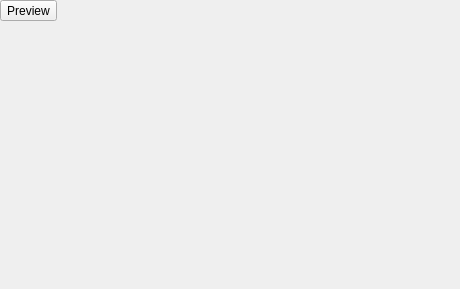
<?xml version="1.0" encoding="UTF-8"?>
<ui version="4.0">
 <class>TextEditPreviewWidget</class>
 <widget class="QWidget" name="TextEditPreviewWidget">
  <property name="geometry">
   <rect>
    <x>0</x>
    <y>0</y>
    <width>460</width>
    <height>289</height>
   </rect>
  </property>
  <property name="windowTitle">
   <string>Form</string>
  </property>
  <property name="locale">
   <locale language="English" country="UnitedStates"/>
  </property>
  <layout class="QGridLayout" name="gridLayout">
   <property name="leftMargin">
    <number>0</number>
   </property>
   <property name="topMargin">
    <number>0</number>
   </property>
   <property name="rightMargin">
    <number>0</number>
   </property>
   <property name="bottomMargin">
    <number>0</number>
   </property>
   <item row="0" column="0">
    <widget class="QFrame" name="frm_buttons">
     <property name="sizePolicy">
      <sizepolicy hsizetype="Preferred" vsizetype="Fixed">
       <horstretch>0</horstretch>
       <verstretch>0</verstretch>
      </sizepolicy>
     </property>
     <property name="frameShape">
      <enum>QFrame::NoFrame</enum>
     </property>
     <property name="frameShadow">
      <enum>QFrame::Sunken</enum>
     </property>
     <layout class="QHBoxLayout" name="horizontalLayout">
      <property name="spacing">
       <number>0</number>
      </property>
      <property name="leftMargin">
       <number>0</number>
      </property>
      <property name="topMargin">
       <number>0</number>
      </property>
      <property name="rightMargin">
       <number>0</number>
      </property>
      <property name="bottomMargin">
       <number>0</number>
      </property>
      <item>
       <widget class="QToolButton" name="btn_switch">
        <property name="text">
         <string>Preview</string>
        </property>
       </widget>
      </item>
      <item>
       <spacer name="horizontalSpacer">
        <property name="orientation">
         <enum>Qt::Horizontal</enum>
        </property>
        <property name="sizeHint" stdset="0">
         <size>
          <width>40</width>
          <height>20</height>
         </size>
        </property>
       </spacer>
      </item>
      <item>
       <widget class="QFrame" name="frm_edit_toolbar">
        <property name="frameShadow">
         <enum>QFrame::Sunken</enum>
        </property>
        <layout class="QHBoxLayout" name="lyt_edit_buttons">
         <property name="leftMargin">
          <number>0</number>
         </property>
         <property name="topMargin">
          <number>0</number>
         </property>
         <property name="rightMargin">
          <number>0</number>
         </property>
         <property name="bottomMargin">
          <number>0</number>
         </property>
         <item>
          <layout class="QHBoxLayout" name="lyt_toolbar"/>
         </item>
        </layout>
       </widget>
      </item>
     </layout>
    </widget>
   </item>
   <item row="1" column="0">
    <layout class="QHBoxLayout" name="horizontalLayout_2">
     <property name="spacing">
      <number>0</number>
     </property>
     <property name="rightMargin">
      <number>0</number>
     </property>
     <item>
      <widget class="GitLabTextEdit" name="txt_edit" native="true">
       <property name="placeholderText" stdset="0">
        <string/>
       </property>
      </widget>
     </item>
     <item>
      <widget class="GitLabTextBrowser" name="txt_preview" native="true">
       <property name="openExternalLinks" stdset="0">
        <bool>true</bool>
       </property>
      </widget>
     </item>
    </layout>
   </item>
  </layout>
 </widget>
 <customwidgets>
  <customwidget>
   <class>GitLabTextEdit</class>
   <extends>QWidget</extends>
   <header>oslandia.gui.gitlab_text_edit</header>
   <container>1</container>
  </customwidget>
  <customwidget>
   <class>GitLabTextBrowser</class>
   <extends>QWidget</extends>
   <header>oslandia.gui.gitlab_text_browser</header>
   <container>1</container>
  </customwidget>
 </customwidgets>
 <resources/>
 <connections/>
</ui>
